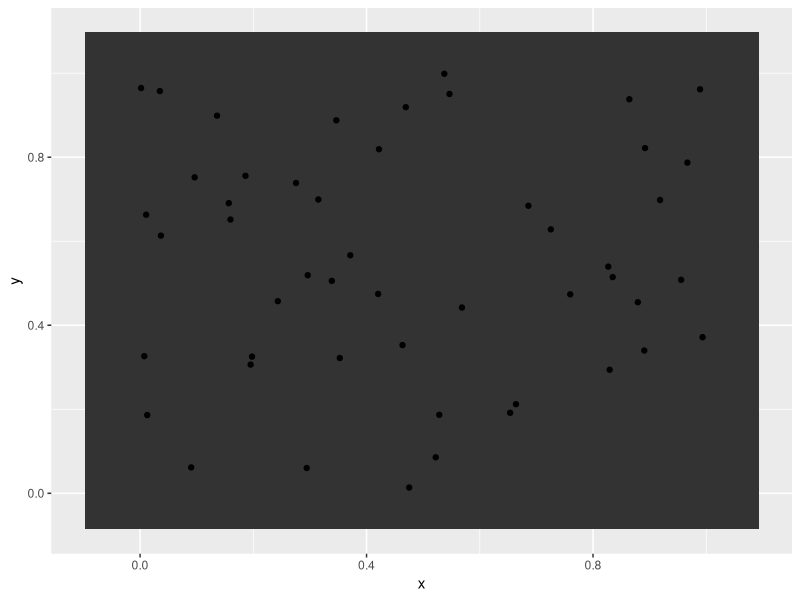
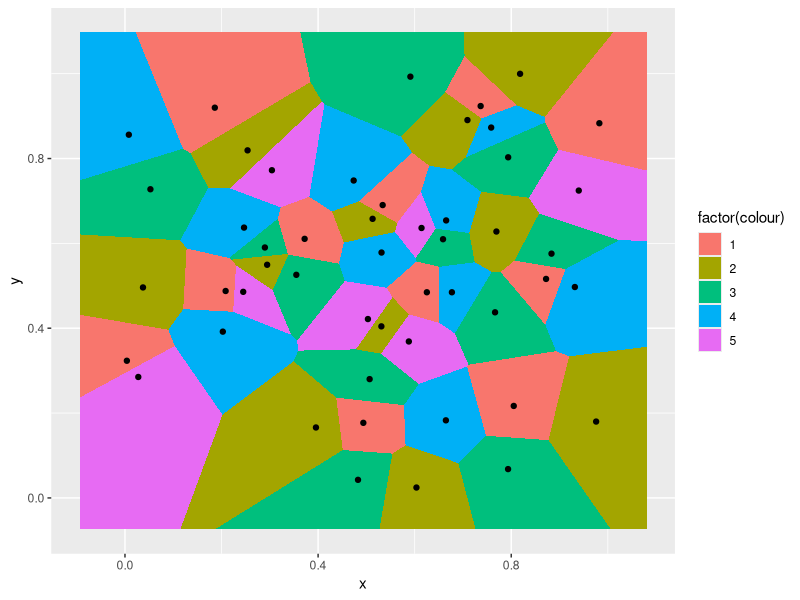
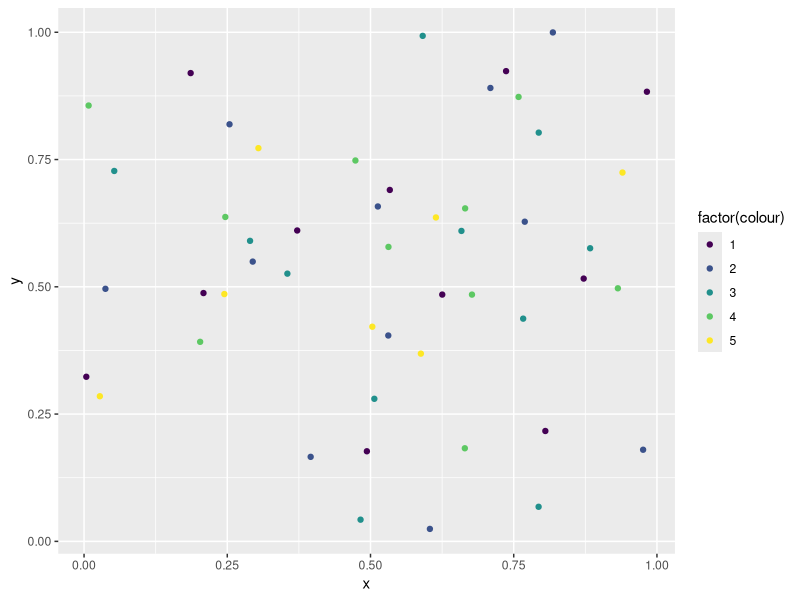

These figures' R source, in order:
## ---- chunk 1
knitr::opts_chunk$set(echo = TRUE)
options(tidyverse.quiet = TRUE)
## ---- chunk 2
library(tidyverse)

## ---- chunk 3
library(tidyverse)
tibble(x = runif(50),
       y = runif(50)) |>
  ggplot() +
  aes(x = x, y = y) +
  ggforce::geom_voronoi_tile() +
  geom_point()

layer_data(i = 1) |> head()
## ---- chunk 4
library(igraph)

# Init data
df <- tibble(x = runif(50), y = runif(50))

# Make a graph of delaunay triangulation of the points
delaunay <- deldir::deldir(df$x, df$y)$delsgs
delaunay <- cbind(delaunay$ind1, delaunay$ind2)
g <- igraph::graph_from_edgelist(delaunay, directed = FALSE)

# For every vertex, search an unused colour
for (v in seq_along(V(g))) {
  v <- V(g)[v] # Index to current vertex
  nn <- ego(g, nodes = v)[[1]] # Current vertex to neighbours
  
  # Determine which colours are already in use
  nn_colours <- vertex_attr(g, "colour", index = nn) %||% 0
  nn_colours <- unique(nn_colours[!is.na(nn_colours)])
  if (length(nn_colours) == 0) {
    nn_colours <- 0
  }
  mx <- max(nn_colours)
  
  if (mx == 0) { # When no colours have been assigned to neighbours
    i <- 1L
  } else {
    # Try to find lowest colour that isn't in use by neighbours
    i <- setdiff(seq_len(mx), nn_colours)
    if (length(i) > 0) {
      i <- i[1]
    } else {
      i <- mx + 1 # If not found, increase local maximum
    }
  }
  g <- set_vertex_attr(g, "colour", index = v, value = i)
}

df$colour <- vertex_attr(g, "colour")

ggplot(df) +
  aes(x = x, y = y) +
  ggforce::geom_voronoi_tile(aes(fill = factor(colour), group = 1)) +
  geom_point()


ggplot(df) +
  aes(x = x, y = y, color = factor(colour)) +
  geom_point() + 
  scale_color_viridis_d()
